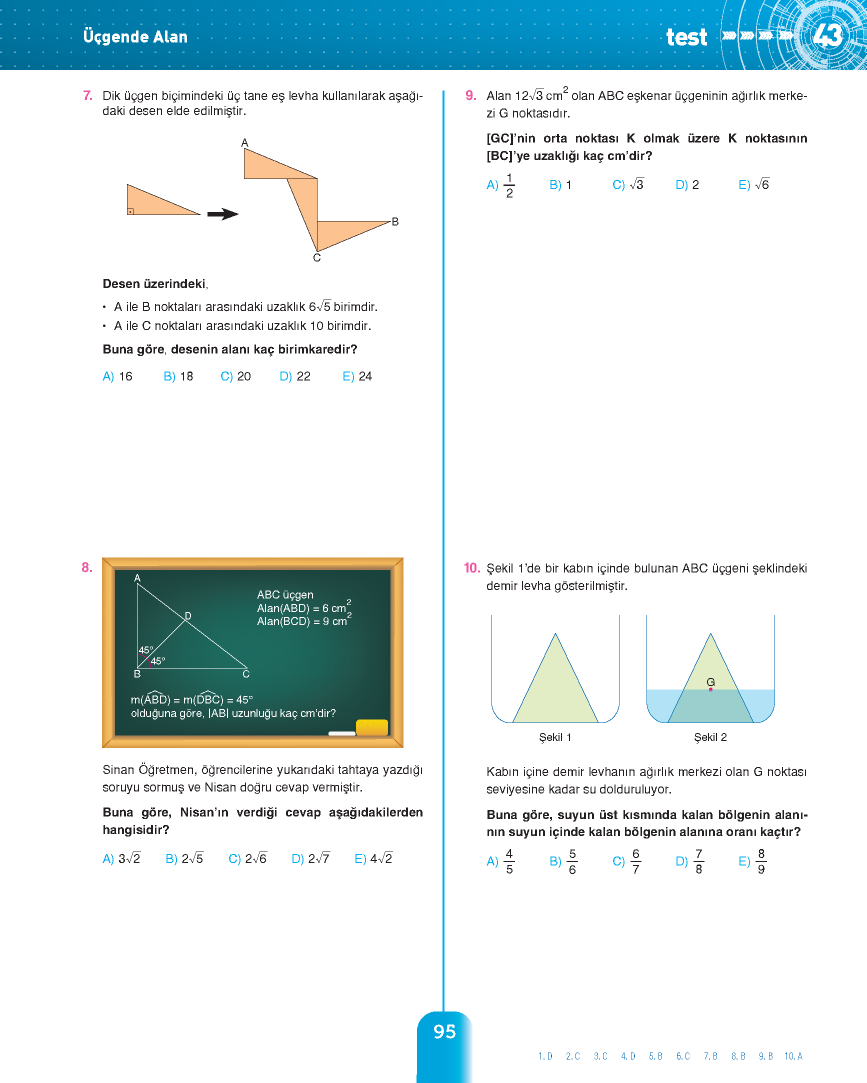
#> input picture 4.png, 1733 x 2166 px (shown at 1/2 size)
$ python Question-Detector.py
#> lines starting #> are read from the running program, lines starting #| are printed output that depends on the picture; after the words box and inside, x2 and y2 are one past the last pixel; in counts of white or black regions, pixels touching at a corner belong together
import cv2
import numpy as np
import pandas as pd
from matplotlib import pyplot as plt
# from sklearn.cluster import DBSCAN


rsm = '4.png'
image = cv2.imread(rsm)
#> image is the input picture: shape (2166, 1733, 3); mean B, G, R 235.2, 233.6, 222.7
imagereel = cv2.imread(rsm)

bol1 = 876
bolorta = 40
topmargin = 140
bottommargin = 144
image3 = image[:,0:bol1]

image1 = image[topmargin:-1*bottommargin, :bol1]
image2 = image[topmargin:-1*bottommargin, bol1+bolorta:]
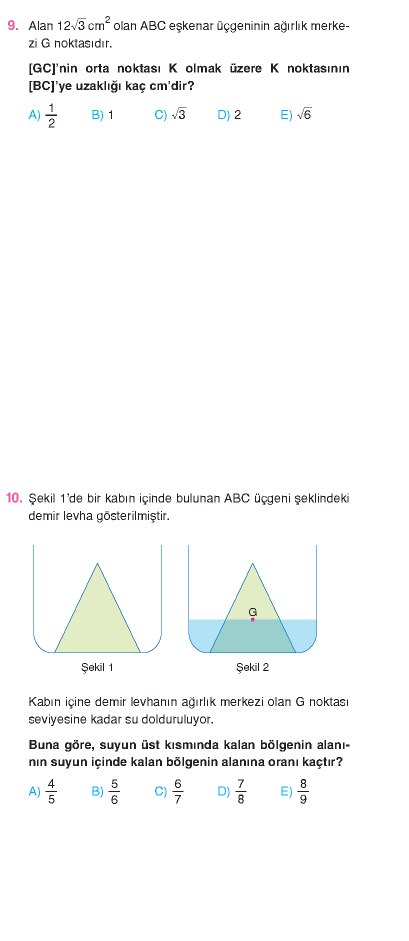
#> image2: shape (1882, 817, 3) (shown at 1/2 size); mean B, G, R 249.1, 249.4, 248.5

kontur = np.array([])
kontur2 = np.array([])
kontur_1 = np.array([])
kontur_1_2 = np.array([])
kontur_2 = np.array([])
kontur_2_2 = np.array([])


for bol in range(1,3):
    if (bol==1):
        image=image1
    else:
        image=image2
    gray = cv2.cvtColor(image, cv2.COLOR_BGR2GRAY)
    thresh = cv2.threshold(gray, 0, 255, cv2.THRESH_BINARY_INV + cv2.THRESH_OTSU)[1]
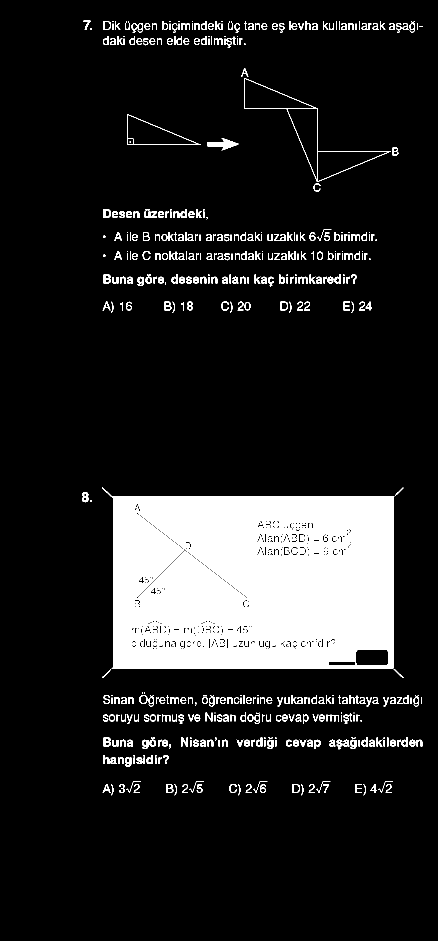
#> thresh: shape (1882, 876) (shown at 1/2 size); 13.2% white; 527 white regions (88 under 20 px), largest, box (x1, y1, x2, y2) and area: (204, 975, 789, 1337) 164610, (276, 1101, 493, 1196) 10181, (275, 1028, 369, 1194) 7696

    # Morph operations
    opening_kernel = cv2.getStructuringElement(cv2.MORPH_RECT, (3,3))
    opening = cv2.morphologyEx(thresh, cv2.MORPH_OPEN, opening_kernel, iterations=0)
    #kernel = cv2.getStructuringElement(cv2.MORPH_RECT, (1,5))
    #dilate = cv2.dilate(opening, kernel, iterations=1)
    kernel = cv2.getStructuringElement(cv2.MORPH_RECT, (10,10))
    dilate = cv2.dilate(opening, kernel, iterations=1)
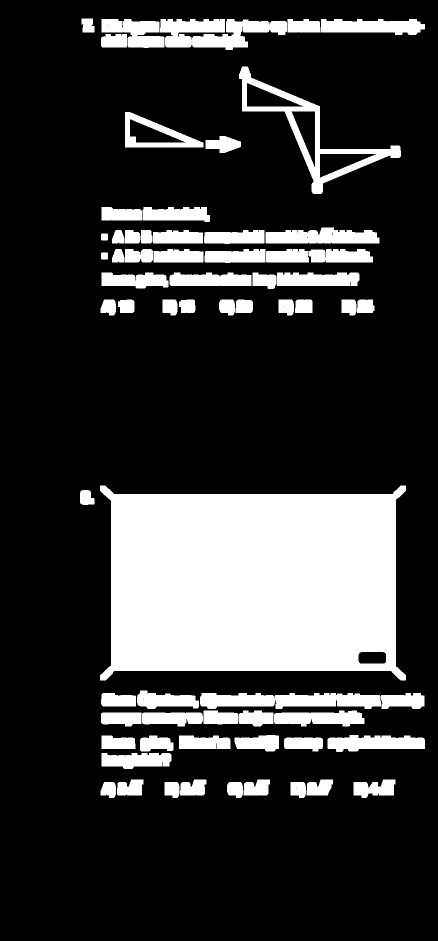
#> dilate: shape (1882, 876) (shown at 1/2 size); 21.5% white; 66 white regions

    # Remove center line
    cnts = cv2.findContours(dilate, cv2.RETR_EXTERNAL, cv2.CHAIN_APPROX_SIMPLE)
#> cnts = 66 contours; largest, box (x1, y1, x2, y2) and area: (200, 971, 812, 1361) 202409, (478, 133, 802, 388) 19355, (320, 38, 574, 100) 9752, (400, 1386, 762, 1418) 8504, (250, 224, 407, 295) 6422
    cnts = cnts[0] if len(cnts) == 2 else cnts[1]
    for c in cnts:
        area = cv2.contourArea(c)
        x,y,w,h = cv2.boundingRect(c)
        ar = w / float(h)
#> this loop made 66 passes
#> (area, x, y, w, h, ar) on passes 1 to 12: (820.5, 581, 1564, 31, 32, 0.969), (822.5, 454, 1564, 32, 32, 1), (794.5, 329, 1564, 30, 32, 0.938), (753.5, 201, 1564, 31, 32, 0.969), (2084, 707, 1559, 84, 37, 2.27), (1278, 613, 1559, 53, 32, 1.66), (1336, 487, 1559, 53, 32, 1.66), (1329.5, 360, 1559, 53, 32, 1.66), (1336.5, 234, 1559, 53, 32, 1.66), (3376, 203, 1506, 140, 32, 4.38), (1717, 568, 1475, 78, 28, 2.79), (2361.5, 358, 1471, 103, 27, 3.81)
        # [8 lines of commented-out code are left out]
    kernel = cv2.getStructuringElement(cv2.MORPH_RECT, (10,10))
    dilate = cv2.dilate(dilate, kernel, iterations=3)
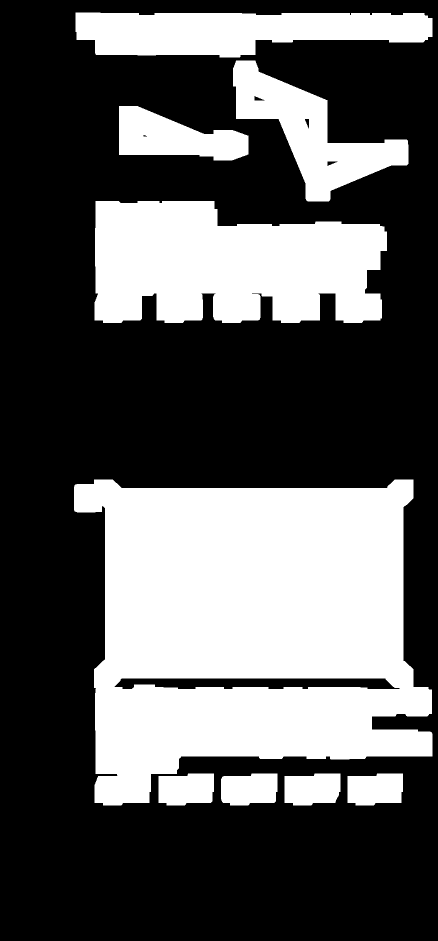
#> dilate: shape (1882, 876) (shown at 1/2 size); 35.3% white; 9 white regions

    # Draw boxes
    cnts = cv2.findContours(dilate, cv2.RETR_EXTERNAL, cv2.CHAIN_APPROX_SIMPLE)
#> cnts = 9 contours; largest, box (x1, y1, x2, y2) and area: (148, 959, 865, 1611) 346736, (189, 402, 774, 646) 114930, (151, 25, 865, 115) 47538, (466, 121, 817, 403) 35924, (238, 212, 497, 321) 17382
    cnts = cnts[0] if len(cnts) == 2 else cnts[1]


    for c in cnts:
        area = cv2.contourArea(c)
        x,y,w,h = cv2.boundingRect(c)
        ar = w / float(h)
        # [6 lines of commented-out code are left out]
        cv2.rectangle(image, (x, y), (x + w, y + h), (36,255,12), 5)
#> this loop made 9 passes
#> (area, x, y, w, h, ar) on passes 1 to 9: (6214, 695, 1547, 111, 64, 1.73), (6203.5, 569, 1547, 112, 64, 1.75), (6291.5, 442, 1547, 113, 64, 1.77), (6209.5, 317, 1547, 111, 64, 1.73), (346735.5, 148, 959, 717, 652, 1.1), (114930, 189, 402, 585, 244, 2.4), (17382, 238, 212, 259, 109, 2.38), (35924, 466, 121, 351, 282, 1.24), (47538, 151, 25, 714, 90, 7.93)
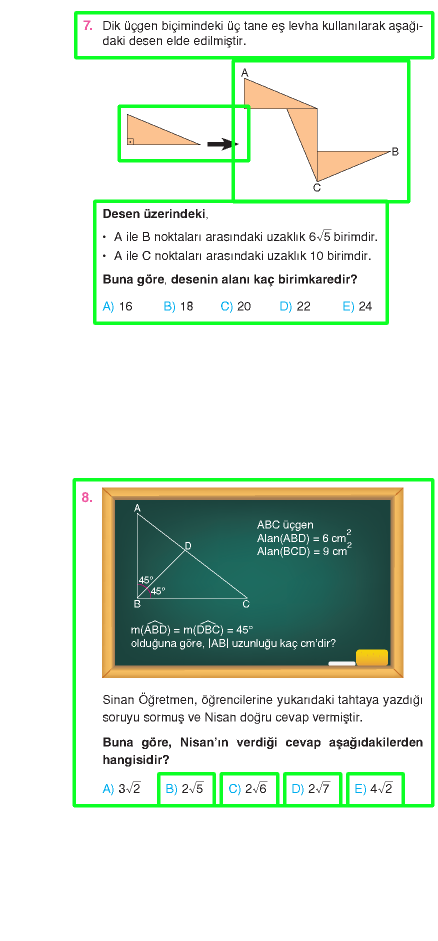
#> image: shape (1882, 876, 3) (shown at 1/2 size); mean B, G, R 217.6, 229.4, 217.1
        # [4 lines of commented-out code are left out]


    font = cv2.FONT_HERSHEY_COMPLEX
#> font = 3
    img2 = cv2.imread(rsm, cv2.IMREAD_COLOR)

    # Reading same image in another
    # variable and converting to gray scale.
    img = cv2.imread(rsm, cv2.IMREAD_GRAYSCALE)
#> img: shape (2166, 1733); min 28, max 255, mean 232.3

    img1 = img[:,0:bol1]
    imgg2 = img[:,bol1:]
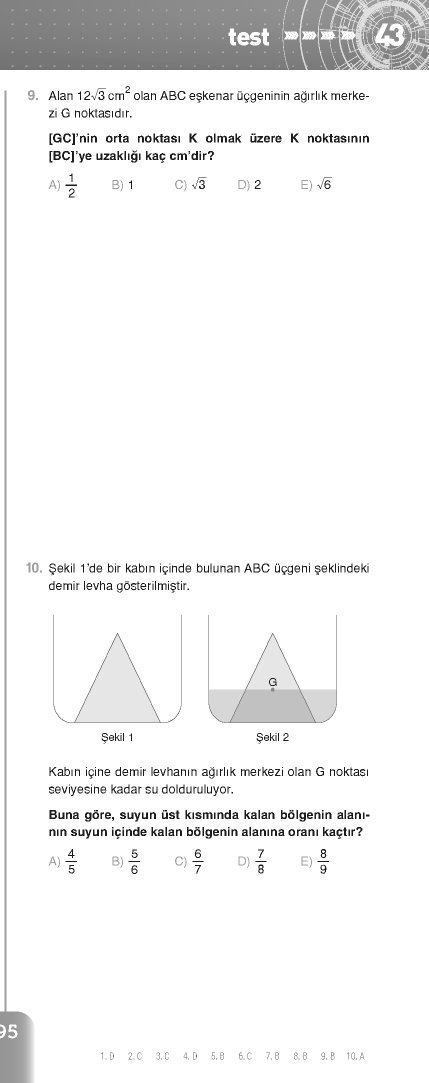
#> imgg2: shape (2166, 857) (shown at 1/2 size); min 28, max 255, mean 242.1
    if bol==1:
        img=img1
    else:
        img=imgg2

    # Converting image to a binary image
    # ( black and white only image).
    _, threshold = cv2.threshold(img, 110, 255, cv2.THRESH_BINARY)
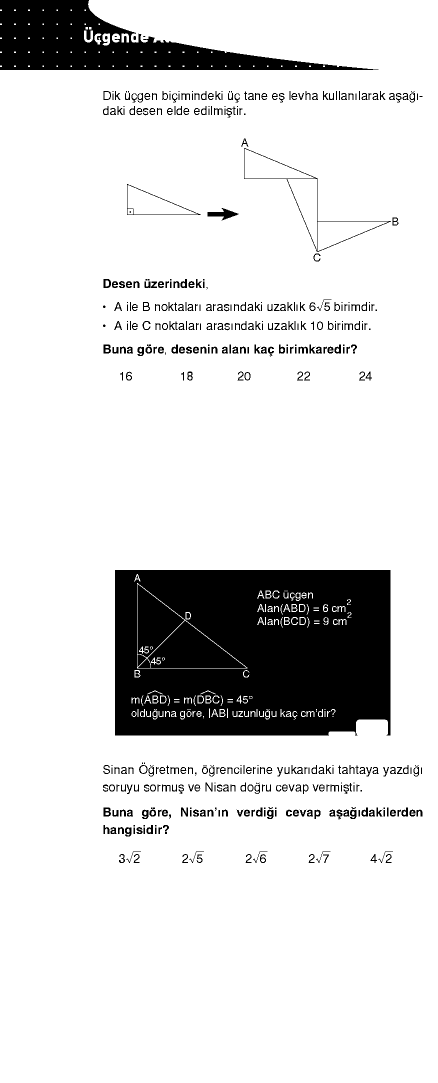
#> threshold: shape (2166, 876) (shown at 1/2 size); 86.8% white; 507 black regions (88 under 20 px)

    # Detecting contours in image.
    contours, _= cv2.findContours(dilate, cv2.RETR_TREE, cv2.CHAIN_APPROX_NONE)
#> contours = 14 contours; largest, box (x1, y1, x2, y2) and area: (148, 959, 865, 1611) 346736, (189, 402, 774, 646) 114930, (151, 25, 865, 115) 47538, (466, 121, 817, 403) 35924, (238, 212, 497, 321) 17382
    #contours, _= cv2.findContours(dilate, cv2.RETR_TREE, cv2.CHAIN_APPROX_SIMPLE)

    # Going through every contours found in the image.
    for cnt in contours :
        approx = cv2.approxPolyDP(cnt, 0.00001 * cv2.arcLength(cnt, True), True)
        # approx = cv2.approxPolyDP(cnt, 0.009 * cv2.arcLength(cnt, True), True)
        # draws boundary of contours.
        #cv2.drawContours(img2, [approx], 0, (0, 0, 255), 5)

        # Used to flatted the array containing
        # the co-ordinates of the vertices.
        n = approx.ravel()
        i = 0

        for j in n :
            if(i % 2 == 0):
                x = n[i]
                y = n[i + 1]
                if (bol!=1):
                    x = x + bol1+bolorta
                y = y + topmargin
                if (bol==1):
                    kontur_1 = np.append(kontur_1,[[int(x),int(y)]])
                    kontur_1_2 = np.append(kontur_1_2,[[int(x),int(y),int(x),int(y)]])
                else:
                    kontur_2 = np.append(kontur_2,[[int(x),int(y)]])
                    kontur_2_2 = np.append(kontur_2_2,[[int(x),int(y),int(x),int(y)]])


                if(i == 0):
                    pass
                else:
                    pass# text on remaining co-ordinates.
                    #cv2.putText(img2, string, (x, y), font, 0.1, (0, 255, 0))
                    #cv2.circle(img2,(x,y), 5, (0,0,255), -1)
            i = i + 1
#> this loop made 14 passes

    if bol==1:
        kontur = kontur_1
        kontur2 = kontur_1_2
    else:
        kontur = kontur_2
        kontur2 = kontur_2_2

    kontur_1 = kontur_1.reshape((-1,2))
    kontur_1_2 = kontur_1_2.reshape((-1,4))
    kontur_2 = kontur_2.reshape((-1,2))
    kontur_2_2 = kontur_2_2.reshape((-1,4))


    kontur = kontur.reshape((-1,2))
    kontur2 = kontur2.reshape((-1,4))

    kontur = np.float32(kontur)


    # [50 lines of commented-out code are left out]


    img_gray = gray
    template = cv2.imread('e.png',0)
#> (the run stopped early here; a loop or call above may not have finished)
